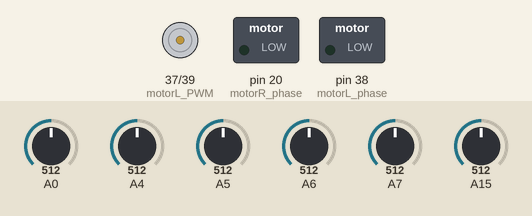
Simulated run of this sketch. Board: Arduino Mega 2560, built with avr-gcc and run on an emulated ATmega2560. Shown: motor-driver pin pairs drawn as motors (green arrow = first pin HIGH = forward, orange = second pin HIGH = backward, longer = more drive), switched loads named in the sketch (green lamp = pin HIGH). The test bench sets the inputs (shaded band); at power-on: A7 = 512, A0 = 512, A4 = 512, A5 = 512, A6 = 512, A15 = 512. What the sketch prints to the serial monitor is not drawn.

Above: at 1.2 s.
1.3 s: A7 set to 944
4.3 s: A7 set to 968
Timing chart, 0 to 13.3 s (numbered marks = the images above; inputs shaded):
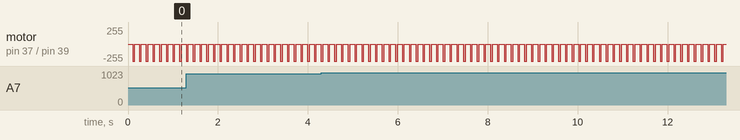

Measured:
- by itself, motor on pin 37 (motorL_PWM) / pin 39 (motorR_PWM): alternates backward 255/255 for 0.05 s and stopped for 0.10 s

The sketch:

line_following_pid_with_return_to_line_copy_20250121155308.ino
```cpp
int AnalogValue[5] = {0, 0, 0, 0, 0};
int AnalogValueMinus[5] = {0, 0, 0, 0, 0};
int AnalogPin[5] = {4, 5, 6, 7, 15};

int motorL_PWM = 37;
int motorL_phase = 38;
int motorR_PWM = 39;
int motorR_phase = 20;

float Kp = 200;
float Ki = 0.01;
float Kd = 0.01;

float position;
float error;
float integral = 0;
float derivative;
float correction;
float lastError = 0;

int MAX_SPEED = 255;
int BASE_SPEED = 120;

//new
int distance_sensor = 16;
int distance = 0;

bool nodeDetected = false;
bool parked = false;
int nodes = 0;

//new code
void stop_motor() {
  analogWrite(motorR_PWM,0);
  analogWrite(motorL_PWM,0);
  Serial.println("Motors stopped");
  delay(500);
}

void turn() {
  digitalWrite(motorR_phase,LOW);
  digitalWrite(motorL_phase,HIGH);
  analogWrite(motorR_PWM, 150);  // set speed of motor
  analogWrite(motorL_PWM,145);
  Serial.println("turning");
  delay(950);
}


void setMotorSpeed(int leftSpeed, int rightSpeed) {
  analogWrite(motorR_PWM, constrain(rightSpeed, 0, MAX_SPEED));
  analogWrite(motorL_PWM, constrain(leftSpeed, 0, MAX_SPEED));
}

void lineFollowPID() {
  digitalWrite(motorR_phase, LOW);
  digitalWrite(motorL_phase, LOW);

  int totalValue = 0;
  int weightedSum = 0;

  for (int i = 0; i < 5; i++) {
    AnalogValue[i] = analogRead(AnalogPin[i]);
    AnalogValueMinus[i] = 5000 - AnalogValue[i];
    totalValue += AnalogValueMinus[i];
    weightedSum += AnalogValueMinus[i] * (i + 1);
  }

  position = (totalValue > 0) ? (float)weightedSum / totalValue : 3;
  error = position - 3.0;
  integral += error;
  derivative = error - lastError;
  correction = (Kp * error) + (Ki * integral) + (Kd * derivative);
  lastError = error;

  int leftSpeed = BASE_SPEED + correction;
  int rightSpeed = BASE_SPEED - correction;
  setMotorSpeed(leftSpeed, rightSpeed);
}

void debugPID() {
  Serial.print(" ");
  for (int i = 0; i < 5; i++) {
    Serial.print(AnalogValueMinus[i]);
    Serial.print(" ");
  }
  Serial.print(" Position: ");
  Serial.print(position);
  Serial.print(" Error: ");
  Serial.print(error);
  Serial.print(" Correction: ");
  Serial.println(correction);
}

void obstacle() {
  distance = analogRead(distance_sensor);
  if (distance > 2800) {
    stop_motor();
    turn();
  }
}

void obstacleParked() {
  distance = analogRead(distance_sensor);
  if (distance > 3200) {
    parked = true;
    stop_motor();
    turn();
  }
}

void followCorrection() {
  obstacle();

  bool lineDetected = false;

  for (int i = 0; i < 5; i++) {
    AnalogValue[i] = analogRead(AnalogPin[i]);
    AnalogValueMinus[i] = 5000 - AnalogValue[i];
    if (AnalogValueMinus[i] > 2200) {
      lineDetected = true;
      break;
    }
    else {
      lineDetected = false;
    }
  }

  if (lineDetected) {
    lineFollowPID();
  }
  else {
    digitalWrite(motorR_phase, HIGH);
    digitalWrite(motorL_phase, HIGH);
    setMotorSpeed(100, 100);
    delay(300);
    setMotorSpeed(0, 0);
    delay(100);
  }

  debugPID();
}

void nodeDetection() {
  nodeDetected = false;

  int totalValue = 0;

  for (int i = 0; i < 5; i++) {
    AnalogValue[i] = analogRead(AnalogPin[i]);
    AnalogValueMinus[i] = 5000 - AnalogValue[i];
    totalValue += AnalogValueMinus[i];
  }

  if (totalValue > 15800) {
      nodeDetected = true;
      nodes++;
  }
  else {
    nodeDetected = false;
  }

  Serial.print(" Total Sensor Value: ");
  Serial.print(totalValue);
}

void parking() {
  nodeDetection();
  parked = false;
  if (nodeDetected == true) {
    setMotorSpeed(150, 150);
    while (parked == false) {
      obstacleParked();
      if (parked == true) {
        setMotorSpeed(0, 0);
      }
    }
  }
}

void setup() {
  for (int i = 0; i < 5; i++) {
    pinMode(AnalogPin[i], INPUT);
  }
  pinMode(motorR_PWM, OUTPUT);
  pinMode(motorR_phase, OUTPUT);
  pinMode(motorL_PWM, OUTPUT);
  pinMode(motorL_phase, OUTPUT);

  //distance sensor
  pinMode(distance_sensor,INPUT);

  Serial.begin(9600);
}

void loop() {

  nodeDetection();
  if (nodeDetected == true) {
    setMotorSpeed(0, 0);
    delay(100);
    /*BASE_SPEED = 170; //Speeds up for first part after node. Can be removed.
    for (int i = 0; i < 30; i++) {
      followCorrection();
      delay(2);
    }*/
    BASE_SPEED = 120;
    nodeDetected = false;
  }

  followCorrection();

  delay(2);

  Serial.print(" Nodes: ");
  Serial.print(nodes);
}
```
